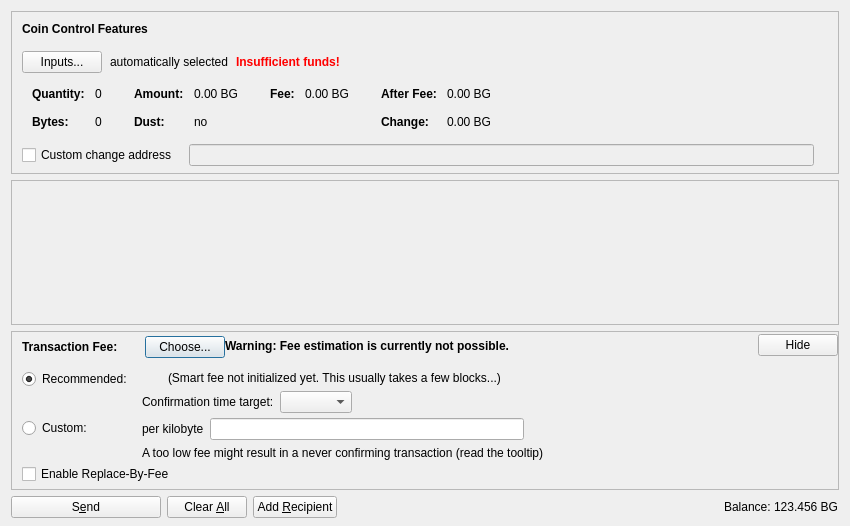
<?xml version="1.0" encoding="UTF-8"?>
<ui version="4.0">
 <class>SendCoinsDialog</class>
 <widget class="QDialog" name="SendCoinsDialog">
  <property name="geometry">
   <rect>
    <x>0</x>
    <y>0</y>
    <width>850</width>
    <height>526</height>
   </rect>
  </property>
  <property name="windowTitle">
   <string>Send Coins</string>
  </property>
  <layout class="QVBoxLayout" name="verticalLayout" stretch="0,1,0,0">
   <property name="bottomMargin">
    <number>8</number>
   </property>
   <item>
    <widget class="QFrame" name="frameCoinControl">
     <property name="sizePolicy">
      <sizepolicy hsizetype="Expanding" vsizetype="Expanding">
       <horstretch>0</horstretch>
       <verstretch>0</verstretch>
      </sizepolicy>
     </property>
     <property name="maximumSize">
      <size>
       <width>16777215</width>
       <height>16777215</height>
      </size>
     </property>
     <property name="frameShape">
      <enum>QFrame::StyledPanel</enum>
     </property>
     <property name="frameShadow">
      <enum>QFrame::Sunken</enum>
     </property>
     <layout class="QVBoxLayout" name="verticalLayoutCoinControl2">
      <property name="spacing">
       <number>0</number>
      </property>
      <property name="leftMargin">
       <number>0</number>
      </property>
      <property name="topMargin">
       <number>0</number>
      </property>
      <property name="rightMargin">
       <number>0</number>
      </property>
      <property name="bottomMargin">
       <number>6</number>
      </property>
      <item>
       <layout class="QVBoxLayout" name="verticalLayoutCoinControl" stretch="0,0,0,0,1">
        <property name="spacing">
         <number>0</number>
        </property>
        <property name="leftMargin">
         <number>10</number>
        </property>
        <property name="topMargin">
         <number>10</number>
        </property>
        <item>
         <layout class="QHBoxLayout" name="horizontalLayoutCoinControl1">
          <property name="bottomMargin">
           <number>15</number>
          </property>
          <item>
           <widget class="QLabel" name="labelCoinControlFeatures">
            <property name="sizePolicy">
             <sizepolicy hsizetype="Preferred" vsizetype="Maximum">
              <horstretch>0</horstretch>
              <verstretch>0</verstretch>
             </sizepolicy>
            </property>
            <property name="font">
             <font>
              <weight>75</weight>
              <bold>true</bold>
             </font>
            </property>
            <property name="styleSheet">
             <string notr="true">font-weight:bold;</string>
            </property>
            <property name="text">
             <string>Coin Control Features</string>
            </property>
           </widget>
          </item>
         </layout>
        </item>
        <item>
         <layout class="QHBoxLayout" name="horizontalLayoutCoinControl2" stretch="0,0,0,0">
          <property name="spacing">
           <number>8</number>
          </property>
          <property name="bottomMargin">
           <number>10</number>
          </property>
          <item>
           <widget class="QPushButton" name="pushButtonCoinControl">
            <property name="styleSheet">
             <string notr="true"/>
            </property>
            <property name="text">
             <string>Inputs...</string>
            </property>
            <property name="autoDefault">
             <bool>false</bool>
            </property>
           </widget>
          </item>
          <item>
           <widget class="QLabel" name="labelCoinControlAutomaticallySelected">
            <property name="text">
             <string>automatically selected</string>
            </property>
            <property name="margin">
             <number>5</number>
            </property>
           </widget>
          </item>
          <item>
           <widget class="QLabel" name="labelCoinControlInsuffFunds">
            <property name="font">
             <font>
              <weight>75</weight>
              <bold>true</bold>
             </font>
            </property>
            <property name="styleSheet">
             <string notr="true">color:red;font-weight:bold;</string>
            </property>
            <property name="text">
             <string>Insufficient funds!</string>
            </property>
            <property name="margin">
             <number>5</number>
            </property>
           </widget>
          </item>
          <item>
           <spacer name="horizontalSpacerCoinControl">
            <property name="orientation">
             <enum>Qt::Horizontal</enum>
            </property>
            <property name="sizeHint" stdset="0">
             <size>
              <width>40</width>
              <height>1</height>
             </size>
            </property>
           </spacer>
          </item>
         </layout>
        </item>
        <item>
         <widget class="QWidget" name="widgetCoinControl" native="true">
          <property name="sizePolicy">
           <sizepolicy hsizetype="Preferred" vsizetype="Preferred">
            <horstretch>0</horstretch>
            <verstretch>0</verstretch>
           </sizepolicy>
          </property>
          <property name="minimumSize">
           <size>
            <width>0</width>
            <height>0</height>
           </size>
          </property>
          <property name="styleSheet">
           <string notr="true"/>
          </property>
          <layout class="QHBoxLayout" name="horizontalLayoutCoinControl5">
           <property name="leftMargin">
            <number>0</number>
           </property>
           <property name="topMargin">
            <number>0</number>
           </property>
           <property name="rightMargin">
            <number>0</number>
           </property>
           <property name="bottomMargin">
            <number>0</number>
           </property>
           <item>
            <layout class="QHBoxLayout" name="horizontalLayoutCoinControl3" stretch="0,0,0,1">
             <property name="spacing">
              <number>20</number>
             </property>
             <property name="topMargin">
              <number>0</number>
             </property>
             <property name="bottomMargin">
              <number>10</number>
             </property>
             <item>
              <layout class="QFormLayout" name="formLayoutCoinControl1">
               <property name="horizontalSpacing">
                <number>10</number>
               </property>
               <property name="verticalSpacing">
                <number>14</number>
               </property>
               <property name="leftMargin">
                <number>10</number>
               </property>
               <property name="topMargin">
                <number>4</number>
               </property>
               <property name="rightMargin">
                <number>6</number>
               </property>
               <item row="0" column="0">
                <widget class="QLabel" name="labelCoinControlQuantityText">
                 <property name="font">
                  <font>
                   <weight>75</weight>
                   <bold>true</bold>
                  </font>
                 </property>
                 <property name="text">
                  <string>Quantity:</string>
                 </property>
                 <property name="margin">
                  <number>0</number>
                 </property>
                </widget>
               </item>
               <item row="0" column="1">
                <widget class="QLabel" name="labelCoinControlQuantity">
                 <property name="cursor">
                  <cursorShape>IBeamCursor</cursorShape>
                 </property>
                 <property name="contextMenuPolicy">
                  <enum>Qt::ActionsContextMenu</enum>
                 </property>
                 <property name="text">
                  <string notr="true">0</string>
                 </property>
                 <property name="margin">
                  <number>0</number>
                 </property>
                 <property name="textInteractionFlags">
                  <set>Qt::LinksAccessibleByMouse|Qt::TextSelectableByKeyboard|Qt::TextSelectableByMouse</set>
                 </property>
                </widget>
               </item>
               <item row="1" column="0">
                <widget class="QLabel" name="labelCoinControlBytesText">
                 <property name="font">
                  <font>
                   <weight>75</weight>
                   <bold>true</bold>
                  </font>
                 </property>
                 <property name="text">
                  <string>Bytes:</string>
                 </property>
                </widget>
               </item>
               <item row="1" column="1">
                <widget class="QLabel" name="labelCoinControlBytes">
                 <property name="cursor">
                  <cursorShape>IBeamCursor</cursorShape>
                 </property>
                 <property name="contextMenuPolicy">
                  <enum>Qt::ActionsContextMenu</enum>
                 </property>
                 <property name="text">
                  <string notr="true">0</string>
                 </property>
                 <property name="textInteractionFlags">
                  <set>Qt::LinksAccessibleByMouse|Qt::TextSelectableByKeyboard|Qt::TextSelectableByMouse</set>
                 </property>
                </widget>
               </item>
              </layout>
             </item>
             <item>
              <layout class="QFormLayout" name="formLayoutCoinControl2">
               <property name="horizontalSpacing">
                <number>10</number>
               </property>
               <property name="verticalSpacing">
                <number>14</number>
               </property>
               <property name="leftMargin">
                <number>6</number>
               </property>
               <property name="topMargin">
                <number>4</number>
               </property>
               <property name="rightMargin">
                <number>6</number>
               </property>
               <item row="0" column="0">
                <widget class="QLabel" name="labelCoinControlAmountText">
                 <property name="font">
                  <font>
                   <weight>75</weight>
                   <bold>true</bold>
                  </font>
                 </property>
                 <property name="text">
                  <string>Amount:</string>
                 </property>
                 <property name="margin">
                  <number>0</number>
                 </property>
                </widget>
               </item>
               <item row="0" column="1">
                <widget class="QLabel" name="labelCoinControlAmount">
                 <property name="cursor">
                  <cursorShape>IBeamCursor</cursorShape>
                 </property>
                 <property name="contextMenuPolicy">
                  <enum>Qt::ActionsContextMenu</enum>
                 </property>
                 <property name="text">
                  <string notr="true">0.00 BG</string>
                 </property>
                 <property name="textInteractionFlags">
                  <set>Qt::LinksAccessibleByMouse|Qt::TextSelectableByKeyboard|Qt::TextSelectableByMouse</set>
                 </property>
                </widget>
               </item>
               <item row="1" column="0">
                <widget class="QLabel" name="labelCoinControlLowOutputText">
                 <property name="font">
                  <font>
                   <weight>75</weight>
                   <bold>true</bold>
                  </font>
                 </property>
                 <property name="text">
                  <string>Dust:</string>
                 </property>
                </widget>
               </item>
               <item row="1" column="1">
                <widget class="QLabel" name="labelCoinControlLowOutput">
                 <property name="cursor">
                  <cursorShape>IBeamCursor</cursorShape>
                 </property>
                 <property name="contextMenuPolicy">
                  <enum>Qt::ActionsContextMenu</enum>
                 </property>
                 <property name="text">
                  <string notr="true">no</string>
                 </property>
                 <property name="textInteractionFlags">
                  <set>Qt::LinksAccessibleByMouse|Qt::TextSelectableByKeyboard|Qt::TextSelectableByMouse</set>
                 </property>
                </widget>
               </item>
              </layout>
             </item>
             <item>
              <layout class="QFormLayout" name="formLayoutCoinControl3">
               <property name="horizontalSpacing">
                <number>10</number>
               </property>
               <property name="verticalSpacing">
                <number>14</number>
               </property>
               <property name="leftMargin">
                <number>6</number>
               </property>
               <property name="topMargin">
                <number>4</number>
               </property>
               <property name="rightMargin">
                <number>6</number>
               </property>
               <item row="0" column="0">
                <widget class="QLabel" name="labelCoinControlFeeText">
                 <property name="font">
                  <font>
                   <weight>75</weight>
                   <bold>true</bold>
                  </font>
                 </property>
                 <property name="text">
                  <string>Fee:</string>
                 </property>
                 <property name="margin">
                  <number>0</number>
                 </property>
                </widget>
               </item>
               <item row="0" column="1">
                <widget class="QLabel" name="labelCoinControlFee">
                 <property name="cursor">
                  <cursorShape>IBeamCursor</cursorShape>
                 </property>
                 <property name="contextMenuPolicy">
                  <enum>Qt::ActionsContextMenu</enum>
                 </property>
                 <property name="text">
                  <string notr="true">0.00 BG</string>
                 </property>
                 <property name="textInteractionFlags">
                  <set>Qt::LinksAccessibleByMouse|Qt::TextSelectableByKeyboard|Qt::TextSelectableByMouse</set>
                 </property>
                </widget>
               </item>
              </layout>
             </item>
             <item>
              <layout class="QFormLayout" name="formLayoutCoinControl4">
               <property name="horizontalSpacing">
                <number>10</number>
               </property>
               <property name="verticalSpacing">
                <number>14</number>
               </property>
               <property name="leftMargin">
                <number>6</number>
               </property>
               <property name="topMargin">
                <number>4</number>
               </property>
               <property name="rightMargin">
                <number>6</number>
               </property>
               <item row="0" column="0">
                <widget class="QLabel" name="labelCoinControlAfterFeeText">
                 <property name="font">
                  <font>
                   <weight>75</weight>
                   <bold>true</bold>
                  </font>
                 </property>
                 <property name="text">
                  <string>After Fee:</string>
                 </property>
                 <property name="margin">
                  <number>0</number>
                 </property>
                </widget>
               </item>
               <item row="0" column="1">
                <widget class="QLabel" name="labelCoinControlAfterFee">
                 <property name="cursor">
                  <cursorShape>IBeamCursor</cursorShape>
                 </property>
                 <property name="contextMenuPolicy">
                  <enum>Qt::ActionsContextMenu</enum>
                 </property>
                 <property name="text">
                  <string notr="true">0.00 BG</string>
                 </property>
                 <property name="textInteractionFlags">
                  <set>Qt::LinksAccessibleByMouse|Qt::TextSelectableByKeyboard|Qt::TextSelectableByMouse</set>
                 </property>
                </widget>
               </item>
               <item row="1" column="0">
                <widget class="QLabel" name="labelCoinControlChangeText">
                 <property name="font">
                  <font>
                   <weight>75</weight>
                   <bold>true</bold>
                  </font>
                 </property>
                 <property name="text">
                  <string>Change:</string>
                 </property>
                </widget>
               </item>
               <item row="1" column="1">
                <widget class="QLabel" name="labelCoinControlChange">
                 <property name="cursor">
                  <cursorShape>IBeamCursor</cursorShape>
                 </property>
                 <property name="contextMenuPolicy">
                  <enum>Qt::ActionsContextMenu</enum>
                 </property>
                 <property name="text">
                  <string notr="true">0.00 BG</string>
                 </property>
                 <property name="textInteractionFlags">
                  <set>Qt::LinksAccessibleByMouse|Qt::TextSelectableByKeyboard|Qt::TextSelectableByMouse</set>
                 </property>
                </widget>
               </item>
              </layout>
             </item>
            </layout>
           </item>
          </layout>
         </widget>
        </item>
        <item>
         <layout class="QHBoxLayout" name="horizontalLayoutCoinControl4" stretch="0,0,0">
          <property name="spacing">
           <number>12</number>
          </property>
          <property name="sizeConstraint">
           <enum>QLayout::SetDefaultConstraint</enum>
          </property>
          <property name="topMargin">
           <number>5</number>
          </property>
          <property name="rightMargin">
           <number>5</number>
          </property>
          <item>
           <widget class="QCheckBox" name="checkBoxCoinControlChange">
            <property name="toolTip">
             <string>If this is activated, but the change address is empty or invalid, change will be sent to a newly generated address.</string>
            </property>
            <property name="text">
             <string>Custom change address</string>
            </property>
           </widget>
          </item>
          <item>
           <widget class="QValidatedLineEdit" name="lineEditCoinControlChange">
            <property name="enabled">
             <bool>false</bool>
            </property>
            <property name="sizePolicy">
             <sizepolicy hsizetype="Expanding" vsizetype="Fixed">
              <horstretch>0</horstretch>
              <verstretch>0</verstretch>
             </sizepolicy>
            </property>
           </widget>
          </item>
          <item>
           <widget class="QLabel" name="labelCoinControlChangeLabel">
            <property name="sizePolicy">
             <sizepolicy hsizetype="Preferred" vsizetype="Expanding">
              <horstretch>0</horstretch>
              <verstretch>0</verstretch>
             </sizepolicy>
            </property>
            <property name="minimumSize">
             <size>
              <width>0</width>
              <height>0</height>
             </size>
            </property>
            <property name="text">
             <string/>
            </property>
            <property name="margin">
             <number>3</number>
            </property>
           </widget>
          </item>
         </layout>
        </item>
        <item>
         <spacer name="verticalSpacerCoinControl">
          <property name="orientation">
           <enum>Qt::Vertical</enum>
          </property>
          <property name="sizeHint" stdset="0">
           <size>
            <width>800</width>
            <height>1</height>
           </size>
          </property>
         </spacer>
        </item>
       </layout>
      </item>
     </layout>
    </widget>
   </item>
   <item>
    <widget class="QScrollArea" name="scrollArea">
     <property name="widgetResizable">
      <bool>true</bool>
     </property>
     <widget class="QWidget" name="scrollAreaWidgetContents">
      <property name="geometry">
       <rect>
        <x>0</x>
        <y>0</y>
        <width>830</width>
        <height>104</height>
       </rect>
      </property>
      <layout class="QVBoxLayout" name="verticalLayout_2" stretch="0,1">
       <property name="leftMargin">
        <number>0</number>
       </property>
       <property name="topMargin">
        <number>0</number>
       </property>
       <property name="rightMargin">
        <number>0</number>
       </property>
       <property name="bottomMargin">
        <number>0</number>
       </property>
       <item>
        <layout class="QVBoxLayout" name="entries">
         <property name="spacing">
          <number>6</number>
         </property>
        </layout>
       </item>
       <item>
        <spacer name="verticalSpacer">
         <property name="orientation">
          <enum>Qt::Vertical</enum>
         </property>
         <property name="sizeHint" stdset="0">
          <size>
           <width>20</width>
           <height>40</height>
          </size>
         </property>
        </spacer>
       </item>
      </layout>
     </widget>
    </widget>
   </item>
   <item>
    <widget class="QFrame" name="frameFee">
     <property name="sizePolicy">
      <sizepolicy hsizetype="Expanding" vsizetype="Expanding">
       <horstretch>0</horstretch>
       <verstretch>0</verstretch>
      </sizepolicy>
     </property>
     <property name="maximumSize">
      <size>
       <width>16777215</width>
       <height>16777215</height>
      </size>
     </property>
     <property name="frameShape">
      <enum>QFrame::StyledPanel</enum>
     </property>
     <property name="frameShadow">
      <enum>QFrame::Sunken</enum>
     </property>
     <layout class="QVBoxLayout" name="verticalLayoutFee1">
      <property name="spacing">
       <number>0</number>
      </property>
      <property name="leftMargin">
       <number>0</number>
      </property>
      <property name="topMargin">
       <number>0</number>
      </property>
      <property name="rightMargin">
       <number>0</number>
      </property>
      <property name="bottomMargin">
       <number>0</number>
      </property>
      <item>
       <layout class="QVBoxLayout" name="verticalLayoutFee2" stretch="0,0,0">
        <property name="spacing">
         <number>0</number>
        </property>
        <property name="leftMargin">
         <number>10</number>
        </property>
        <property name="topMargin">
         <number>0</number>
        </property>
        <item>
         <layout class="QHBoxLayout" name="horizontalLayoutFee1">
          <property name="bottomMargin">
           <number>0</number>
          </property>
          <item>
           <layout class="QVBoxLayout" name="verticalLayoutFee7">
            <property name="spacing">
             <number>0</number>
            </property>
            <item>
             <spacer name="verticalSpacerSmartFee">
              <property name="orientation">
               <enum>Qt::Vertical</enum>
              </property>
              <property name="sizeType">
               <enum>QSizePolicy::Fixed</enum>
              </property>
              <property name="sizeHint" stdset="0">
               <size>
                <width>1</width>
                <height>4</height>
               </size>
              </property>
             </spacer>
            </item>
            <item>
             <layout class="QHBoxLayout" name="horizontalLayoutSmartFee">
              <property name="spacing">
               <number>10</number>
              </property>
              <item>
               <widget class="QLabel" name="labelFeeHeadline">
                <property name="sizePolicy">
                 <sizepolicy hsizetype="Preferred" vsizetype="Maximum">
                  <horstretch>0</horstretch>
                  <verstretch>0</verstretch>
                 </sizepolicy>
                </property>
                <property name="font">
                 <font>
                  <weight>75</weight>
                  <bold>true</bold>
                 </font>
                </property>
                <property name="styleSheet">
                 <string notr="true">font-weight:bold;</string>
                </property>
                <property name="text">
                 <string>Transaction Fee:</string>
                </property>
               </widget>
              </item>
              <item>
               <widget class="QLabel" name="labelFeeMinimized">
                <property name="text">
                 <string/>
                </property>
               </widget>
              </item>
              <item>
               <widget class="QPushButton" name="buttonChooseFee">
                <property name="text">
                 <string>Choose...</string>
                </property>
               </widget>
              </item>
             </layout>
            </item>
            <item>
             <spacer name="verticalSpacer_5">
              <property name="orientation">
               <enum>Qt::Vertical</enum>
              </property>
              <property name="sizeHint" stdset="0">
               <size>
                <width>1</width>
                <height>1</height>
               </size>
              </property>
             </spacer>
            </item>
           </layout>
          </item>
          <item>
           <widget class="QLabel" name="fallbackFeeWarningLabel">
            <property name="toolTip">
             <string>Using the fallbackfee can result in sending a transaction that will take several hours or days (or never) to confirm. Consider choosing your fee manually or wait until you have validated the complete chain.</string>
            </property>
            <property name="font">
            <font>
                <weight>75</weight>
                <bold>true</bold>
            </font>
            </property>
            <property name="text">
             <string>Warning: Fee estimation is currently not possible.</string>
            </property>
            <property name="wordWrap">
             <bool>false</bool>
            </property>
           </widget>
          </item>
          <item>
           <spacer name="horizontalSpacer_4">
            <property name="orientation">
             <enum>Qt::Horizontal</enum>
            </property>
            <property name="sizeType">
             <enum>QSizePolicy::MinimumExpanding</enum>
            </property>
            <property name="sizeHint" stdset="0">
             <size>
              <width>40</width>
              <height>20</height>
             </size>
            </property>
           </spacer>
          </item>
          <item>
           <widget class="QPushButton" name="buttonMinimizeFee">
            <property name="toolTip">
             <string>collapse fee-settings</string>
            </property>
            <property name="text">
             <string>Hide</string>
            </property>
           </widget>
          </item>
         </layout>
        </item>
        <item>
         <widget class="QFrame" name="frameFeeSelection">
          <layout class="QVBoxLayout" name="verticalLayoutFee12">
           <property name="spacing">
            <number>0</number>
           </property>
           <property name="leftMargin">
            <number>0</number>
           </property>
           <property name="topMargin">
            <number>0</number>
           </property>
           <property name="rightMargin">
            <number>0</number>
           </property>
           <property name="bottomMargin">
            <number>0</number>
           </property>
           <item>
            <layout class="QGridLayout" name="gridLayoutFee">
             <property name="topMargin">
              <number>10</number>
             </property>
             <property name="bottomMargin">
              <number>4</number>
             </property>
             <property name="horizontalSpacing">
              <number>10</number>
             </property>
             <property name="verticalSpacing">
              <number>4</number>
             </property>
             <item row="1" column="1">
              <layout class="QVBoxLayout" name="verticalLayoutFee8">
               <property name="spacing">
                <number>6</number>
               </property>
               <item>
                <layout class="QHBoxLayout" name="horizontalLayoutFee13">
                 <item>
                  <widget class="QLabel" name="labelCustomPerKilobyte">
                   <property name="toolTip">
                    <string>Specify a custom fee per kB (1,000 bytes) of the transaction's virtual size.

Note:  Since the fee is calculated on a per-byte basis, a fee of "100 satoshis per kB" for a transaction size of 500 bytes (half of 1 kB) would ultimately yield a fee of only 50 satoshis.</string>
                   </property>
                   <property name="text">
                    <string>per kilobyte</string>
                   </property>
                  </widget>
                 </item>
                 <item>
                  <widget class="BitcoinAmountField" name="customFee"/>
                 </item>
                 <item>
                  <spacer name="horizontalSpacer_6">
                   <property name="orientation">
                    <enum>Qt::Horizontal</enum>
                   </property>
                   <property name="sizeHint" stdset="0">
                    <size>
                     <width>1</width>
                     <height>1</height>
                    </size>
                   </property>
                  </spacer>
                 </item>
                </layout>
               </item>
               <item>
                <layout class="QHBoxLayout" name="horizontalLayoutFee8">
                 <item>
                  <widget class="QLabel" name="labelCustomFeeWarning">
                   <property name="enabled">
                    <bool>true</bool>
                   </property>
                   <property name="toolTip">
                    <string>When there is less transaction volume than space in the blocks, miners as well as relaying nodes may enforce a minimum fee. Paying only this minimum fee is just fine, but be aware that this can result in a never confirming transaction once there is more demand for bitcoin transactions than the network can process.</string>
                   </property>
                   <property name="text">
                    <string>A too low fee might result in a never confirming transaction (read the tooltip)</string>
                   </property>
                  </widget>
                 </item>
                 <item>
                  <spacer name="horizontalSpacer_2">
                   <property name="orientation">
                    <enum>Qt::Horizontal</enum>
                   </property>
                   <property name="sizeHint" stdset="0">
                    <size>
                     <width>1</width>
                     <height>1</height>
                    </size>
                   </property>
                  </spacer>
                 </item>
                </layout>
               </item>
              </layout>
             </item>
             <item row="0" column="0">
              <layout class="QVBoxLayout" name="verticalLayoutFee4" stretch="0,1">
               <item>
                <widget class="QRadioButton" name="radioSmartFee">
                 <property name="text">
                  <string>Recommended:</string>
                 </property>
                 <property name="checked">
                  <bool>true</bool>
                 </property>
                 <attribute name="buttonGroup">
                  <string notr="true">groupFee</string>
                 </attribute>
                </widget>
               </item>
               <item>
                <spacer name="verticalSpacer_2">
                 <property name="orientation">
                  <enum>Qt::Vertical</enum>
                 </property>
                 <property name="sizeHint" stdset="0">
                  <size>
                   <width>1</width>
                   <height>1</height>
                  </size>
                 </property>
                </spacer>
               </item>
              </layout>
             </item>
             <item row="1" column="0">
              <layout class="QVBoxLayout" name="verticalLayoutFee9" stretch="0,1">
               <item>
                <widget class="QRadioButton" name="radioCustomFee">
                 <property name="text">
                  <string>Custom:</string>
                 </property>
                 <attribute name="buttonGroup">
                  <string notr="true">groupFee</string>
                 </attribute>
                </widget>
               </item>
               <item>
                <spacer name="verticalSpacer_6">
                 <property name="orientation">
                  <enum>Qt::Vertical</enum>
                 </property>
                 <property name="sizeHint" stdset="0">
                  <size>
                   <width>1</width>
                   <height>1</height>
                  </size>
                 </property>
                </spacer>
               </item>
              </layout>
             </item>
             <item row="0" column="1">
              <layout class="QVBoxLayout" name="verticalLayoutFee3" stretch="0,0,1">
               <property name="spacing">
                <number>6</number>
               </property>
               <property name="topMargin">
                <number>2</number>
               </property>
               <item>
                <layout class="QHBoxLayout" name="horizontalLayoutFee12">
                 <item>
                  <widget class="QLabel" name="labelSmartFee">
                   <property name="text">
                    <string/>
                   </property>
                  </widget>
                 </item>
                 <item>
                  <widget class="QLabel" name="labelFeeEstimation">
                   <property name="text">
                    <string/>
                   </property>
                  </widget>
                 </item>
                 <item>
                  <widget class="QLabel" name="labelSmartFee2">
                   <property name="text">
                    <string>(Smart fee not initialized yet. This usually takes a few blocks...)</string>
                   </property>
                  </widget>
                 </item>
                 <item>
                  <spacer name="horizontalSpacer_5">
                   <property name="orientation">
                    <enum>Qt::Horizontal</enum>
                   </property>
                   <property name="sizeHint" stdset="0">
                    <size>
                     <width>1</width>
                     <height>1</height>
                    </size>
                   </property>
                  </spacer>
                 </item>
                </layout>
               </item>
               <item>
                <layout class="QHBoxLayout" name="horizontalLayoutFee9">
                 <item>
                  <layout class="QVBoxLayout" name="verticalLayoutFee6">
                   <item>
                    <widget class="QLabel" name="labelSmartFee3">
                     <property name="text">
                      <string>Confirmation time target:</string>
                     </property>
                    </widget>
                   </item>
                  </layout>
                 </item>
                 <item>
                  <layout class="QVBoxLayout" name="verticalLayoutFee5">
                   <property name="rightMargin">
                    <number>30</number>
                   </property>
                   <item>
                    <layout class="QHBoxLayout" name="horizontalLayoutConfTarget">
                     <property name="bottomMargin">
                      <number>0</number>
                     </property>
                     <item>
                      <widget class="QComboBox" name="confTargetSelector"/>
                     </item>
                     <item>
                      <spacer name="horizontalSpacerConfTarget">
                       <property name="orientation">
                        <enum>Qt::Horizontal</enum>
                       </property>
                       <property name="sizeHint" stdset="0">
                        <size>
                         <width>40</width>
                         <height>20</height>
                        </size>
                       </property>
                      </spacer>
                     </item>
                    </layout>
                   </item>
                  </layout>
                 </item>
                </layout>
               </item>
               <item>
                <spacer name="verticalSpacer_4">
                 <property name="orientation">
                  <enum>Qt::Vertical</enum>
                 </property>
                 <property name="sizeHint" stdset="0">
                  <size>
                   <width>1</width>
                   <height>1</height>
                  </size>
                 </property>
                </spacer>
               </item>
              </layout>
             </item>
            </layout>
           </item>
           <item>
            <widget class="QCheckBox" name="optInRBF">
             <property name="text">
              <string>Enable Replace-By-Fee</string>
             </property>
             <property name="toolTip">
              <string>With Replace-By-Fee (BIP-125) you can increase a transaction's fee after it is sent. Without this, a higher fee may be recommended to compensate for increased transaction delay risk.</string>
             </property>
            </widget>
           </item>
          </layout>
         </widget>
        </item>
        <item>
         <spacer name="verticalSpacerFee">
          <property name="orientation">
           <enum>Qt::Vertical</enum>
          </property>
          <property name="sizeHint" stdset="0">
           <size>
            <width>40</width>
            <height>5</height>
           </size>
          </property>
         </spacer>
        </item>
       </layout>
      </item>
     </layout>
    </widget>
   </item>
   <item>
    <layout class="QHBoxLayout" name="horizontalLayout">
     <item>
      <widget class="QPushButton" name="sendButton">
       <property name="minimumSize">
        <size>
         <width>150</width>
         <height>0</height>
        </size>
       </property>
       <property name="toolTip">
        <string>Confirm the send action</string>
       </property>
       <property name="text">
        <string>S&amp;end</string>
       </property>
       <property name="icon">
        <iconset resource="../bitcoin.qrc">
         <normaloff>:/icons/send</normaloff>:/icons/send</iconset>
       </property>
       <property name="autoDefault">
        <bool>false</bool>
       </property>
       <property name="default">
        <bool>false</bool>
       </property>
      </widget>
     </item>
     <item>
      <widget class="QPushButton" name="clearButton">
       <property name="sizePolicy">
        <sizepolicy hsizetype="Minimum" vsizetype="Fixed">
         <horstretch>0</horstretch>
         <verstretch>0</verstretch>
        </sizepolicy>
       </property>
       <property name="toolTip">
        <string>Clear all fields of the form.</string>
       </property>
       <property name="text">
        <string>Clear &amp;All</string>
       </property>
       <property name="icon">
        <iconset resource="../bitcoin.qrc">
         <normaloff>:/icons/remove</normaloff>:/icons/remove</iconset>
       </property>
       <property name="autoDefault">
        <bool>false</bool>
       </property>
      </widget>
     </item>
     <item>
      <widget class="QPushButton" name="addButton">
       <property name="toolTip">
        <string>Send to multiple recipients at once</string>
       </property>
       <property name="text">
        <string>Add &amp;Recipient</string>
       </property>
       <property name="icon">
        <iconset resource="../bitcoin.qrc">
         <normaloff>:/icons/add</normaloff>:/icons/add</iconset>
       </property>
       <property name="autoDefault">
        <bool>false</bool>
       </property>
      </widget>
     </item>
     <item>
      <spacer name="horizontalSpacer">
       <property name="orientation">
        <enum>Qt::Horizontal</enum>
       </property>
       <property name="sizeHint" stdset="0">
        <size>
         <width>40</width>
         <height>20</height>
        </size>
       </property>
      </spacer>
     </item>
     <item>
      <layout class="QHBoxLayout" name="horizontalLayout_2">
       <property name="spacing">
        <number>3</number>
       </property>
       <item>
        <widget class="QLabel" name="label">
         <property name="sizePolicy">
          <sizepolicy hsizetype="Preferred" vsizetype="Fixed">
           <horstretch>0</horstretch>
           <verstretch>0</verstretch>
          </sizepolicy>
         </property>
         <property name="text">
          <string>Balance:</string>
         </property>
        </widget>
       </item>
       <item>
        <widget class="QLabel" name="labelBalance">
         <property name="sizePolicy">
          <sizepolicy hsizetype="Preferred" vsizetype="Fixed">
           <horstretch>0</horstretch>
           <verstretch>0</verstretch>
          </sizepolicy>
         </property>
         <property name="cursor">
          <cursorShape>IBeamCursor</cursorShape>
         </property>
         <property name="text">
          <string notr="true">123.456 BG</string>
         </property>
         <property name="textInteractionFlags">
          <set>Qt::LinksAccessibleByMouse|Qt::TextSelectableByKeyboard|Qt::TextSelectableByMouse</set>
         </property>
        </widget>
       </item>
      </layout>
     </item>
    </layout>
   </item>
  </layout>
 </widget>
 <customwidgets>
  <customwidget>
   <class>QValidatedLineEdit</class>
   <extends>QLineEdit</extends>
   <header>qt/qvalidatedlineedit.h</header>
  </customwidget>
  <customwidget>
   <class>BitcoinAmountField</class>
   <extends>QLineEdit</extends>
   <header>qt/bitcoinamountfield.h</header>
   <container>1</container>
  </customwidget>
 </customwidgets>
 <resources>
  <include location="../bitcoin.qrc"/>
 </resources>
 <connections/>
 <buttongroups>
  <buttongroup name="groupFee"/>
 </buttongroups>
</ui>
